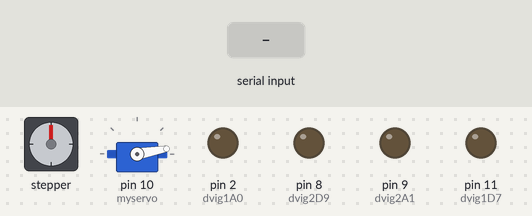
Recording of a sketch running on a simulated Arduino Uno, built with avr-gcc and run on an emulated ATmega328P. Shown: stepper motor, servo, output pins drawn as LEDs (lit = HIGH). Wiring (inferred from the names in the program): stepper motor (2048 steps per turn assumed): coils pin 4, pin 5, pin 6, pin 7. The test bench sets the inputs (shaded band). Pins used as bus, display or sensor lines are not drawn.

Above: at 1.7 s.
1.8 s: "1$" received over Serial
At 2.2 s:
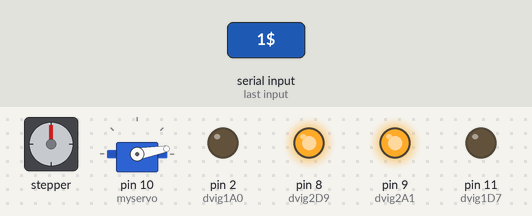
3.3 s: "0$" received over Serial
At 4.5 s:
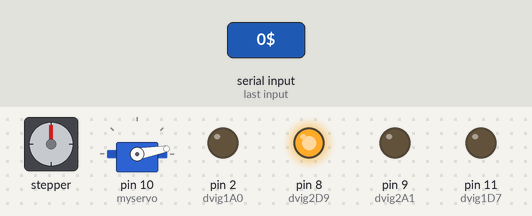
4.8 s: "30,150$" received over Serial
At 5.7 s:
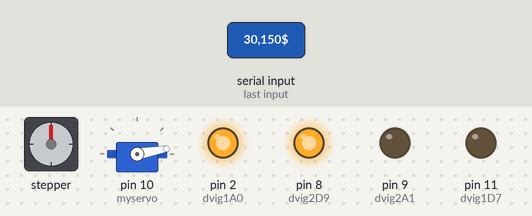
6.3 s: "2$" received over Serial
At 6.8 s:
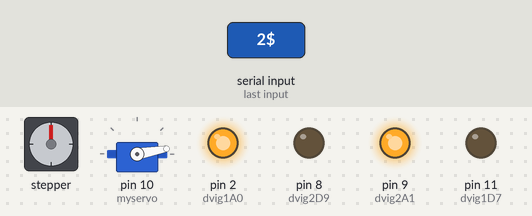
7.8 s: "5$" received over Serial
At 9.0 s:
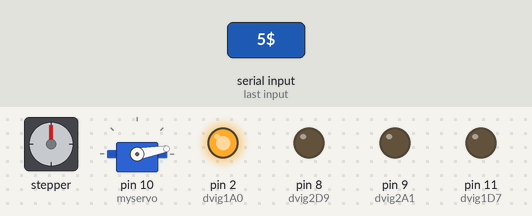
9.3 s: "1$" received over Serial
At 10.3 s:
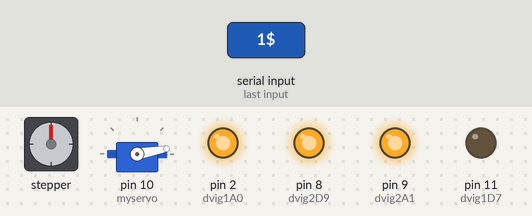
Timing chart, 0 to 11.8 s (numbered marks = the images above; inputs shaded):
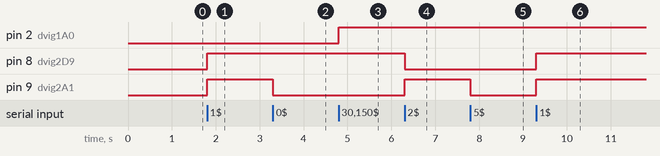

The sketch:

arduino1.ino
```cpp
#include <AccelStepper.h>
#include <Servo.h>
#include <IRremote.h>

#define dvig1A0 2 //едем не едем правая
#define dvig1D7 11 //правая назад
#define dvig1D8 4 //правая вперед
#define dvig1D5 5 //pwm правая

#define dvig2A1 9 //едем не едем левая
#define dvig2D9 8 //левая вперед
#define dvig2D4 7 //левая назад
#define dvig2D6 6 //pwm левая

#define topStopL A2 //концевики поворота башни
#define topStopR A3

Servo myservo;
AccelStepper stepper (1, 12, 13); //(1, pinStep, pinDirection);
IRsend irsend;

char commandBuffer[15] = {0}; //создаем массив с нулями
int DVIGRonoff = 0;
int DVIGLonoff = 0;
int stepcmd = 0;  //рабочая переменная для поворота башни
int servocmd = 0; //рабочая переменная для подъема ствола
int IDtank = 0;     //переменная ID танка, который назначает сервер
int stepspeed = 150; //переменная скорости поворота башни
int servoAngle = 10; //угол сервы
unsigned long Time;
const char* response_TYPE = "900001#";
const char* response_OK = "888888#";

void setup()
{
  Serial.begin(115200);
  Serial.setTimeout (10);
  myservo.attach (10);
  myservo.write (servoAngle);

  pinMode(dvig1A0, OUTPUT);
  pinMode(dvig1D7, OUTPUT);
  pinMode(dvig1D8, OUTPUT);

  digitalWrite(dvig1A0, LOW);

  pinMode(dvig2A1, OUTPUT);
  pinMode(dvig2D9, OUTPUT);
  pinMode(dvig2D4, OUTPUT);

  digitalWrite(dvig2A1, LOW);

  pinMode(topStopL, INPUT);
  pinMode(topStopR, INPUT);

stepper.setMaxSpeed(3000);
   stepper.setSpeed(stepspeed);
  delay (500);
}

void loop()
{
  if (Serial.available()) {        //если что-то пришло в буфер - читаем
  Serial.readBytesUntil('$', commandBuffer, 11 ); //читаем в массив b до тех пор, пока не увидим символ $ либо не считаем 9 символов
     int ee = commandBuffer[0] - '0';                  // переводим первый символ в число
     switch(ee){                  //если первый символ
       case 9:
        delay (500);
        Serial.println (response_TYPE);  //то отвечаем малинке, что мы ард.управленец
        memset( commandBuffer, 0, sizeof( commandBuffer ) );
        break;
       case 8:
       {
        int aa = commandBuffer[3] - '0';
        int bb = commandBuffer[4] - '0';
        int cc = commandBuffer[5] - '0';
        IDtank = (aa*100)+(bb*10)+cc;
        delay (500);
        Serial.println (response_OK);  //и отвечаем малинке, что мы получили id
        memset( commandBuffer, 0, sizeof( commandBuffer ) );
       }
        break;
       default:
        servocmd = commandBuffer[6] - '0';
        stepcmd = commandBuffer[7] - '0';
        shoot ();
        controlDC ();
        break;
     }
   }
   controlStepper ();
   controlServo ();
}

void controlServo ()
{
  switch (servocmd){
    case 1:               //поднимаем ствол
      if (servoAngle > 10 && millis()- Time > 50){
        --servoAngle;
        myservo.write (servoAngle);
        Time = millis();
      }
      break;
    case 2:               // опускаем ствол
      if (servoAngle < 65 && millis()- Time > 50){
        ++servoAngle;
        myservo.write (servoAngle);
        Time = millis();
      }
      break;
    default:
      break;
  }
}

void controlStepper ()
{
  switch (stepcmd){
    case 1:               //поворачиваем башню направо (отрицательное значение скорости)
      if (stepspeed > 0){
        stepspeed = -stepspeed;
        stepper.setSpeed(stepspeed);
      }
      if (analogRead(topStopR) < 300){ //проверяем нажатие стоп-кнопки
      //Serial.println("R");
      stepper.runSpeed();
      }
      break;
    case 2:               //поворачиваем башню налево (положительное значение скорости)
      if (stepspeed < 0){
        stepspeed = -stepspeed;
        stepper.setSpeed(stepspeed);
      }
      if (analogRead(topStopL) < 300){ //проверяем нажатие стоп-кнопки
      //Serial.println("L");
      stepper.runSpeed();
      }
      break;
    default:
      break;
  }
}

void controlDC ()
{
  DVIGRonoff = commandBuffer[3] - '0';
  int dvigR0 = commandBuffer[4] - '0';
  int dvigR1 = commandBuffer[5] - '0';
  int dvigRight = (dvigR0*10)+ dvigR1;
  dvigRight = map (dvigRight, 1, 99, 30, 150);

  DVIGLonoff = commandBuffer[0] - '0';
  int dvigL0 = commandBuffer[1] - '0';
  int dvigL1 = commandBuffer[2] - '0';
  int dvigLeft = (dvigL0*10)+ dvigL1;
  dvigLeft = map (dvigLeft, 1, 99, 30, 150);

  switch (DVIGRonoff){         // правая
    case 0:
      digitalWrite(dvig1A0, LOW);     //не крутим
      break;
    case 1:
      digitalWrite(dvig1A0, HIGH);     // крутим правую
      digitalWrite(dvig1D7, LOW);      // крутим правую вперед
      digitalWrite(dvig1D8, HIGH);
      break;
    case 2:
      digitalWrite(dvig1A0, HIGH);    // крутим правую
      digitalWrite(dvig1D7, HIGH);    // крутим правую назад
      digitalWrite(dvig1D8, LOW);
      break;
    default:
      digitalWrite(dvig1A0, LOW);     //не крутим
      break;
  }

  switch (DVIGLonoff){        // левая
    case 0:
      digitalWrite(dvig2A1, LOW);     //не крутим
      break;
    case 1:
      digitalWrite(dvig2A1, HIGH);    // крутим левую
      digitalWrite(dvig2D9, HIGH);    // крутим левую вперед
      digitalWrite(dvig2D4, LOW);
      break;
    case 2:
      digitalWrite(dvig2A1, HIGH);     // крутим левую
      digitalWrite(dvig2D9, LOW);      // крутим левую назад
      digitalWrite(dvig2D4, HIGH);
      break;
    default:
      digitalWrite(dvig2A1, LOW);     //не крутим
      break;
  }
     analogWrite(dvig1D5, dvigRight);
     analogWrite(dvig2D6, dvigLeft);
}

void shoot ()
{
  if ( commandBuffer[8] == '1'){
    for (int i = 0; i < 3; i++) {
      irsend.sendSony(IDtank, 12);
      if ( DVIGLonoff == 0 && DVIGRonoff == 0 ) {
        switch (i){
          case (1):
            digitalWrite(dvig1D7, HIGH);    // крутим правую назад
            digitalWrite(dvig1D8, LOW);
            digitalWrite(dvig2D9, LOW);      // крутим левую назад
            digitalWrite(dvig2D4, HIGH);
            break;
          case (2):
            digitalWrite(dvig1D7, LOW);
            digitalWrite(dvig1D8, HIGH);
            digitalWrite(dvig2D9, HIGH);
            digitalWrite(dvig2D4, LOW);
            break;
          default:
            break;
        }
        digitalWrite(dvig1A0, HIGH);
        digitalWrite(dvig2A1, HIGH);
        analogWrite(dvig1D5, 60);
        analogWrite(dvig2D6, 60);
        delay(50);
        digitalWrite(dvig1A0, LOW);
        digitalWrite(dvig2A1, LOW);
      }
      delay(50);
    }
  commandBuffer[8] == '0';
  }
}
```

Measured:
- after the input at 1.8 s, pin 8 (dvig2D9), pin 9 (dvig2A1): LOW → HIGH at once
- after the input at 3.3 s, pin 9 (dvig2A1): HIGH → LOW at once
- after the input at 4.8 s, pin 2 (dvig1A0): LOW → HIGH at once
- after the input at 6.3 s, pin 8 (dvig2D9): HIGH → LOW at once; pin 9 (dvig2A1): LOW → HIGH at once
- after the input at 7.8 s, pin 9 (dvig2A1): HIGH → LOW at once
- after the input at 9.3 s, pin 8 (dvig2D9), pin 9 (dvig2A1): LOW → HIGH at once
